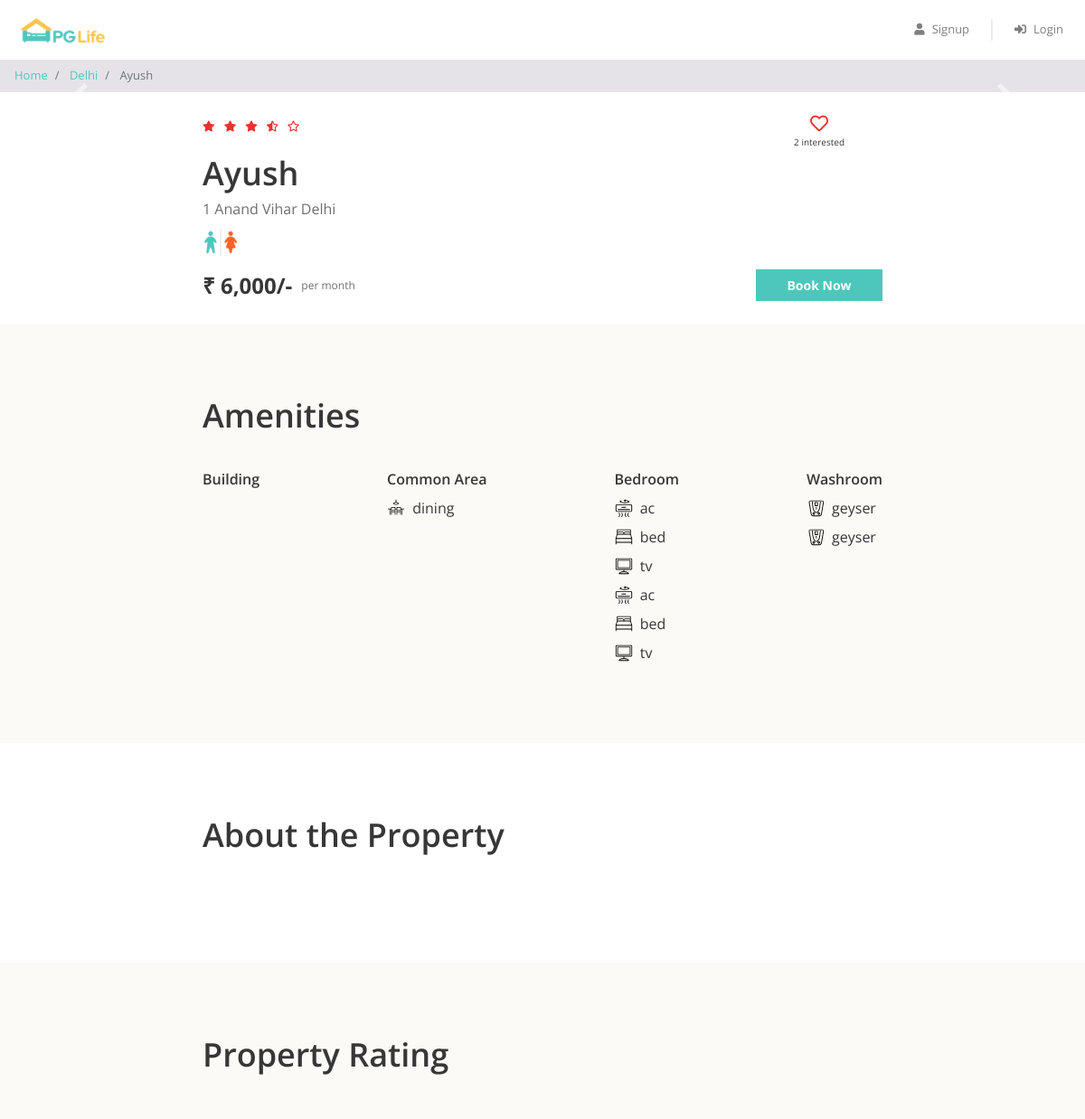
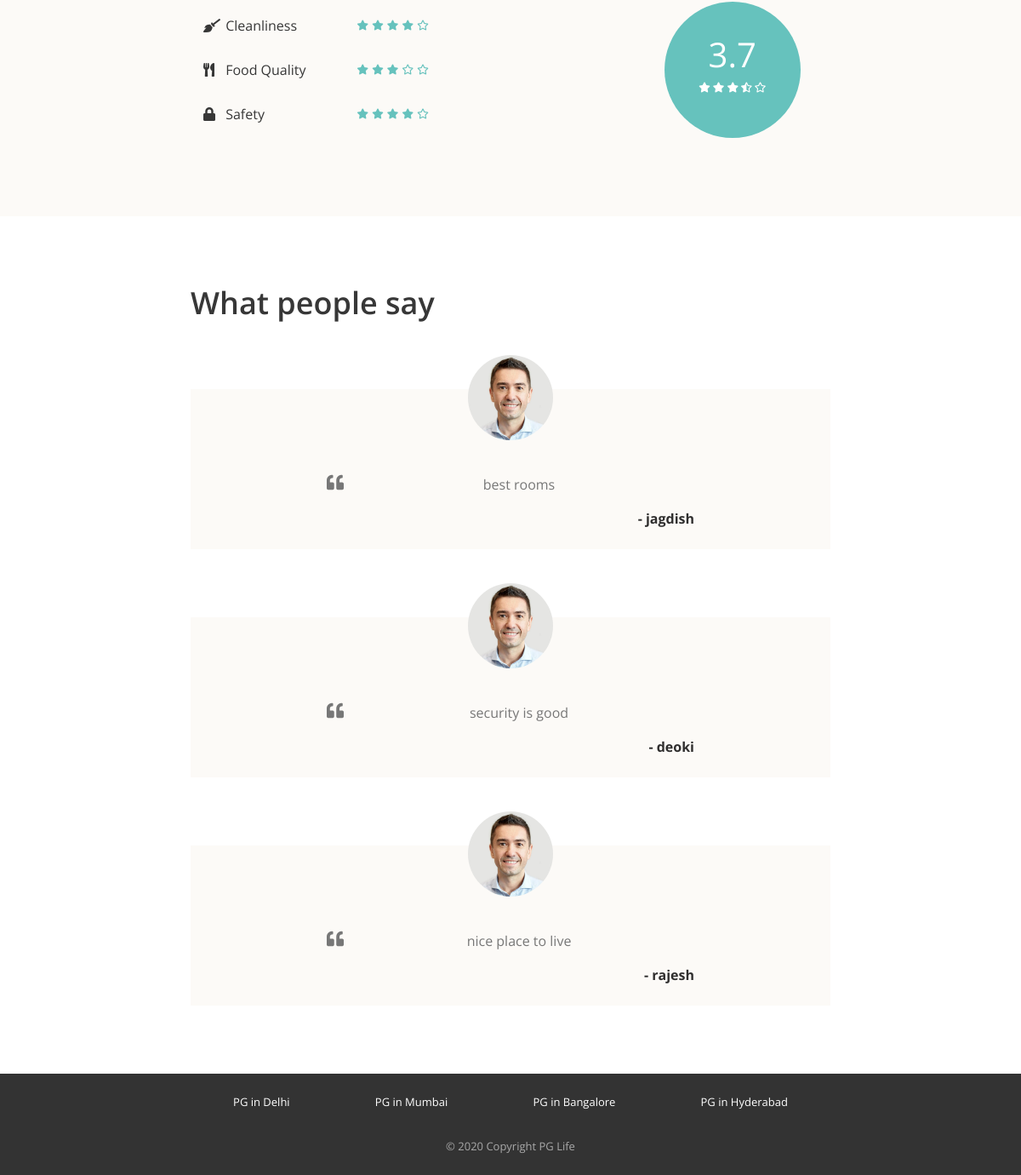
Page /property_detail.php?property_id=4 on the committed database (2 pictures, top to bottom).
### tables this page shows
CREATE TABLE `properties` (
  `id` int(11) NOT NULL,
  `city_id` int(11) NOT NULL,
  `rating_clean` int(11) NOT NULL,
  `rating_food` int(11) NOT NULL,
  `rating_safety` int(11) NOT NULL,
  `name` text NOT NULL,
  `address` text NOT NULL,
  `gender` text NOT NULL,
  `rent` int(11) NOT NULL,
  `description` text NOT NULL
);

CREATE TABLE `cities` (
  `id` int(11) NOT NULL,
  `name` text NOT NULL
);

CREATE TABLE `amenities` (
  `id` int(11) NOT NULL,
  `name` text NOT NULL,
  `icon` text NOT NULL,
  `type` text NOT NULL
);

CREATE TABLE `testimonials` (
  `property_id` int(11) NOT NULL,
  `user_name` text NOT NULL,
  `content` text NOT NULL
);

### property_detail.php (the view, shortened to what this page needs)
<?php
require "includes/database_connect.php";
$property_id = $_GET["property_id"];
$sql_1 = "SELECT *, p.id AS property_id, p.name AS property_name, c.name AS city_name
            FROM properties p
            INNER JOIN cities c ON p.city_id = c.id
            WHERE p.id = $property_id";
$result_1 = mysqli_query($conn, $sql_1);
$property = mysqli_fetch_assoc($result_1);
$sql_2 = "SELECT * FROM testimonials WHERE property_id = $property_id";
$result_2 = mysqli_query($conn, $sql_2);
$testimonials = mysqli_fetch_all($result_2, MYSQLI_ASSOC);
$sql_3 = "SELECT a.*
            FROM amenities a
            INNER JOIN properties_amenities pa ON a.id = pa.amenity_id
            WHERE pa.property_id = $property_id";
$result_3 = mysqli_query($conn, $sql_3);
$amenities = mysqli_fetch_all($result_3, MYSQLI_ASSOC);
$sql_4 = "SELECT * FROM interested_users_properties WHERE property_id = $property_id";
$result_4 = mysqli_query($conn, $sql_4);
$interested_users_count = mysqli_num_rows($result_4);
?>
<!DOCTYPE html>
<html lang="en">
<head>
    <?php
    include "includes/head_links.php";
    ?>
    <link href="css/property_detail.css" rel="stylesheet" />
</head>
<body>
    <?php
    include "includes/header.php";
    ?>
    <nav aria-label="breadcrumb">
        <ol class="breadcrumb py-2">
            <li class="breadcrumb-item">
                <a href="index.php">Home</a>
            </li>
            <li class="breadcrumb-item">
                <a href="property_list.php?city=<?= $property['city_name']; ?>"><?= $property['city_name']; ?></a>
            </li>
            <li class="breadcrumb-item active" aria-current="page">
                <?= $property['property_name']; ?>
            </li>
        </ol>
    </nav>
    <div id="property-images" class="carousel slide" data-ride="carousel">
        <a class="carousel-control-prev" href="#property-images" role="button" data-slide="prev">
            <span class="carousel-control-prev-icon" aria-hidden="true"></span>
        </a>
        <a class="carousel-control-next" href="#property-images" role="button" data-slide="next">
            <span class="carousel-control-next-icon" aria-hidden="true"></span>
        </a>
    </div>
    <div class="property-summary page-container">
        <div class="row no-gutters justify-content-between">
            <?php
            $total_rating = ($property['rating_clean'] + $property['rating_food'] + $property['rating_safety']) / 3;
            $total_rating = round($total_rating, 1);
            ?>
            <div class="star-container" title="<?= $total_rating ?>">
                <?php
                $rating = $total_rating;
                for ($i = 0; $i < 5; $i++) {
                    if ($rating >= $i + 0.8) {
                ?>
                        <i class="fas fa-star"></i>
                    <?php
                    } elseif ($rating >= $i + 0.3) {
                    ?>
                        <i class="fas fa-star-half-alt"></i>
                    <?php
                    } else {
                    ?>
                        <i class="far fa-star"></i>
                <?php
                    }
                }
                ?>
            </div>
            <div class="interested-container">
                <?php
                $is_interested = false;
                if ($is_interested) {
                ?>
                    <i class="is-interested-image fas fa-heart"></i>
                <?php
                } else {
                ?>
                    <i class="is-interested-image far fa-heart"></i>
                <?php
                }
                ?>
                <div class="interested-text">
                    <span class="interested-user-count"><?= $interested_users_count ?></span> interested
                </div>
            </div>
        </div>
        <div class="detail-container">
            <div class="property-name"><?= $property['property_name'] ?></div>
            <div class="property-address"><?= $property['address'] ?></div>
            <div class="property-gender">
                <?php
                if ($property['gender'] == "male") {
                ?>
                    <img src="img/male.png">
                <?php
                } elseif ($property['gender'] == "female") {
                ?>
                    <img src="img/female.png">
                <?php
                } else {
                ?>
                    <img src="img/unisex.png">
                <?php
                }
                ?>
            </div>
        </div>
        <div class="row no-gutters">
            <div class="rent-container col-6">
                <div class="rent">₹ <?= number_format($property['rent']) ?>/-</div>
                <div class="rent-unit">per month</div>
            </div>
            <div class="button-container col-6">
                <a href="#" class="btn btn-primary">Book Now</a>
            </div>
        </div>
    </div>
    <div class="property-amenities">
        <div class="page-container">
            <h1>Amenities</h1>
            <div class="row justify-content-between">
                <div class="col-md-auto">
                    <h5>Building</h5>
                </div>
                <div class="col-md-auto">
                    <h5>Common Area</h5>
                    <?php
                    foreach ($amenities as $amenity) {
                        if ($amenity['type'] == "Common Area") {
                    ?>
                            <div class="amenity-container">
                                <img src="img/amenities/<?= $amenity['icon'] ?>.svg">
                                <span><?= $amenity['name'] ?></span>
                            </div>
                    <?php
                        }
                    }
                    ?>
                </div>
                <div class="col-md-auto">
                    <h5>Bedroom</h5>
                    <?php
                    foreach ($amenities as $amenity) {
                        if ($amenity['type'] == "Bedroom") {
                    ?>
                            <div class="amenity-container">
                                <img src="img/amenities/<?= $amenity['icon'] ?>.svg">
                                <span><?= $amenity['name'] ?></span>
                            </div>
                    <?php
                        }
                    }
                    ?>
                </div>
                <div class="col-md-auto">
                    <h5>Washroom</h5>
                    <?php
                    foreach ($amenities as $amenity) {
                        if ($amenity['type'] == "Washroom") {
                    ?>
                            <div class="amenity-container">
                                <img src="img/amenities/<?= $amenity['icon'] ?>.svg">
                                <span><?= $amenity['name'] ?></span>
                            </div>
                    <?php
                        }
                    }
                    ?>
                </div>
            </div>
        </div>
    </div>
    <div class="property-about page-container">
        <h1>About the Property</h1>
    </div>
    <div class="property-rating">
        <div class="page-container">
            <h1>Property Rating</h1>
            <div class="row align-items-center justify-content-between">
                <div class="col-md-6">
                    <div class="rating-criteria row">
                        <div class="col-6">
                            <i class="rating-criteria-icon fas fa-broom"></i>
                            <span class="rating-criteria-text">Cleanliness</span>
                        </div>
                        <div class="rating-criteria-star-container col-6" title="<?= $property['rating_clean'] ?>">
                            <?php
                            $rating = $property['rating_clean'];
                            for ($i = 0; $i < 5; $i++) {
                                if ($rating >= $i + 0.8) {
                            ?>
                                    <i class="fas fa-star"></i>
                                <?php
                                } elseif ($rating >= $i + 0.3) {
                                ?>
                                    <i class="fas fa-star-half-alt"></i>
                                <?php
                                } else {
                                ?>
                                    <i class="far fa-star"></i>
                            <?php
                                }
                            }
                            ?>
                        </div>
                    </div>
                    <div class="rating-criteria row">
                        <div class="col-6">
                            <i class="rating-criteria-icon fas fa-utensils"></i>
                            <span class="rating-criteria-text">Food Quality</span>
                        </div>
                        <div class="rating-criteria-star-container col-6" title="<?= $property['rating_food'] ?>">
                            <?php
                            $rating = $property['rating_food'];
                            for ($i = 0; $i < 5; $i++) {
                                if ($rating >= $i + 0.8) {
                            ?>
                                    <i class="fas fa-star"></i>
                                <?php
                                } elseif ($rating >= $i + 0.3) {
                                ?>
                                    <i class="fas fa-star-half-alt"></i>
                                <?php
                                } else {
                                ?>
                                    <i class="far fa-star"></i>
                            <?php
                                }
                            }
                            ?>
                        </div>
                    </div>
                    <div class="rating-criteria row">
                        <div class="col-6">
                            <i class="rating-criteria-icon fa fa-lock"></i>
                            <span class="rating-criteria-text">Safety</span>
                        </div>
                        <div class="rating-criteria-star-container col-6" title="<?= $property['rating_safety'] ?>">
                            <?php
                            $rating = $property['rating_safety'];
                            for ($i = 0; $i < 5; $i++) {
                                if ($rating >= $i + 0.8) {
                            ?>
                                    <i class="fas fa-star"></i>
                                <?php
                                } elseif ($rating >= $i + 0.3) {
                                ?>
                                    <i class="fas fa-star-half-alt"></i>
                                <?php
                                } else {
                                ?>
                                    <i class="far fa-star"></i>
                            <?php
                                }
                            }
                            ?>
                        </div>
                    </div>
                </div>
                <div class="col-md-4">
                    <div class="rating-circle">
                        <?php
                        $total_rating = ($property['rating_clean'] + $property['rating_food'] + $property['rating_safety']) / 3;
                        $total_rating = round($total_rating, 1);
                        ?>
                        <div class="total-rating"><?= $total_rating ?></div>
                        <div class="rating-circle-star-container">
                            <?php
                            $rating = $total_rating;
                            for ($i = 0; $i < 5; $i++) {
                                if ($rating >= $i + 0.8) {
                            ?>
                                    <i class="fas fa-star"></i>
                                <?php
                                } elseif ($rating >= $i + 0.3) {
                                ?>
                                    <i class="fas fa-star-half-alt"></i>
                                <?php
                                } else {
                                ?>
                                    <i class="far fa-star"></i>
                            <?php
                                }
                            }
                            ?>
                        </div>
                    </div>
                </div>
            </div>
        </div>
    </div>
    <div class="property-testimonials page-container">
        <h1>What people say</h1>
        <?php
        foreach ($testimonials as $testimonial) {
        ?>
            <div class="testimonial-block">
                <div class="testimonial-image-container">
                    <img class="testimonial-img" src="img/man.png">
                </div>
                <div class="testimonial-text">
                    <i class="fa fa-quote-left" aria-hidden="true"></i>
                    <p><?= $testimonial['content'] ?></p>
                </div>
                <div class="testimonial-name">- <?= $testimonial['user_name'] ?></div>
            </div>
        <?php
        }
        ?>
    </div>
    <?php
    include "includes/footer.php";
    ?>
</body>
</html>

### css/common.css (style rules this page uses)
* { box-sizing: border-box; font-family: 'Open Sans', sans-serif; }
body { color: #373737; font-size: 16px; position: relative; }
h1, h2, h3, h4, h5, h6 { font-weight: 600; }
h1 { font-size: 36px; margin-bottom: 40px; }
h5 { font-size: 16px; margin-bottom: 10px; }
.btn-primary, .btn-warning, .btn-danger { color: white; font-weight: bold; }
.breadcrumb { background-color: #e5e3e8; font-size: 13px; border-radius: 0px; margin-bottom: 0px; }
.page-container { max-width: 800px; padding: 80px 24px; margin: auto; }

### css/property_detail.css (style rules this page uses)
.property-summary { padding: 24px; }
.property-amenities, .property-rating { background-color: #fcfaf7; }
.star-container i { color: #EA322E; font-size: 12px; margin-right: 6px; }
.interested-container { text-align: center; padding-right: 42px; }
.interested-container i { color: #EA322E; font-size: 20px; cursor: pointer; }
.interested-text { font-size: 10px; }
.detail-container { padding-bottom: 10px; }
.property-name { font-size: 36px; font-weight: 600; }
.property-address { color: #6f6f6f; font-size: 16px; padding-bottom: 5px; }
.property-gender img { width: 40px; }
.rent-container { display: flex; align-items: center; }
.rent { font-size: 24px; font-weight: bold; padding-right: 10px; }
.rent-unit { color: #6f6f6f; font-size: 12px; }
.button-container .btn { font-size: 14px; border-radius: 0px; width: 140px; float: right; }
.amenity-container { margin: 8px 0px; }
.amenity-container img { height: 20px; margin-top: -4px; margin-right: 4px; }
.rating-criteria { margin: 28px 0px; }
.rating-criteria-icon { width: 14px; }
.rating-criteria-text { margin-left: 8px; }
.rating-criteria-star-container { margin-top: -2px; }
.rating-criteria-star-container i { color: #66C2BD; font-size: 12px; }
.rating-circle { background-color: #66C2BD; color: white; text-align: center; height: 160px; width: 160px; border-radius: 50%; padding-top: 32px; margin: auto; }
.total-rating { font-size: 40px; }
.rating-circle-star-container { font-size: 12px; }
.testimonial-block { background-color: #fcfaf7; padding: 0px 160px 24px; margin-top: 80px; }
.testimonial-image-container { text-align: center; }
.testimonial-img { width: 100px; border-radius: 50%; position: relative; top: -40px; }
.testimonial-text { color: #777777; text-align: center; position: relative; }
.testimonial-text i { font-size: 20px; position: absolute; left: 0px; top: 0px; }
.testimonial-text p { text-indent: 20px; }
.testimonial-name { color: #2F2E2E; text-align: right; font-weight: bold; margin-top: 12px; }

### rows in the picture
properties: city.name "Delhi", name "Ayush", address "1 Anand Vihar Delhi", rent "6,000", total_rating "3.7"
amenities: icon (picture), name "dining"
amenities: shows a picture, name "ac"
amenities: shows a picture, name "bed"
amenities: shows a picture, name "tv"
amenities: icon (picture), name "geyser"
testimonials: content "best rooms", user_name "jagdish"
testimonials: content "security is good", user_name "deoki"
testimonials: content "nice place to live", user_name "rajesh"

### other values in the picture
$interested_users_count "2"
